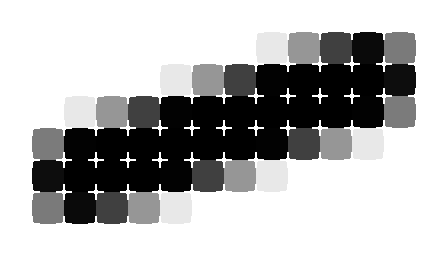
Frame 1 (no input)
Frame 2 (the mouse pressed at the canvas centre, redrawn once): identical to frame 1, image omitted

The Processing sketch that drew this single still picture (run headless with seeded random() and noise(); the mouse was pressed at the canvas centre and the sketch redrawn once):

// Processing sketch: Line
// ── Line.pde
int w = 14, h = 8, sc = 32;

void settings() { size(w * sc, h * sc); }

void setup() { background(255, 255, 255); noLoop(); }

void draw()
{
  //// Test //////////////
  //noSmooth();
  strokeWeight(3); stroke(0, 0, 0); 
  line(2, h - 3, w - 3, 2);

  //// Scale //////////////
  loadPixels();
  for (int y = 0; y < h * sc; y++) 
  for (int x = 0; x < w * sc; x++) set(x, y, pixels[y / sc * (w * sc) + x / sc]);
  noStroke(); fill(255, 255, 255);  
  for (int y = 0; y <= h; y++)
  for (int x = 0; x <= w; x++)
  { rect(x * sc - 1, y * sc - sc / 4, 2, sc / 2); rect(x * sc - sc / 4, y * sc - 1, sc / 2, 2);
    rect(x * sc - 2, y * sc - 2, 4, 4);
  }
}  
